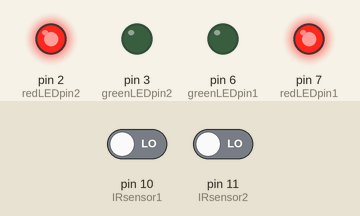
Simulated run of this sketch. Board: Arduino Uno, built with avr-gcc and run on an emulated ATmega328P. Parts: output pins drawn as LEDs (lit = HIGH). The test bench sets the inputs (shaded band); at power-on: pin 10 (IRsensor1) LOW, pin 11 (IRsensor2) LOW.

Above: at 1.2 s.
1.3 s: pin 10 (IRsensor1) driven HIGH
At 2.4 s:
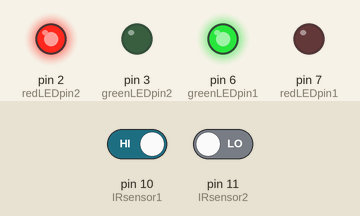
2.8 s: pin 11 (IRsensor2) driven HIGH
At 8.5 s:
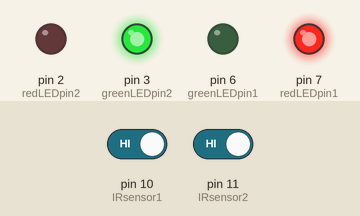
10.3 s: pin 10 (IRsensor1) driven LOW
At 12.0 s:
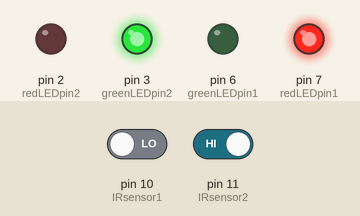
12.3 s: pin 11 (IRsensor2) driven LOW
At 13.1 s:
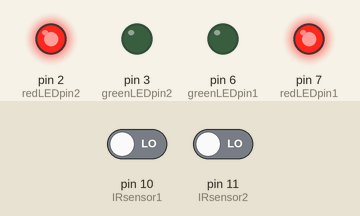
Timing chart, 0 to 14.8 s (numbered marks = the images above; inputs shaded):
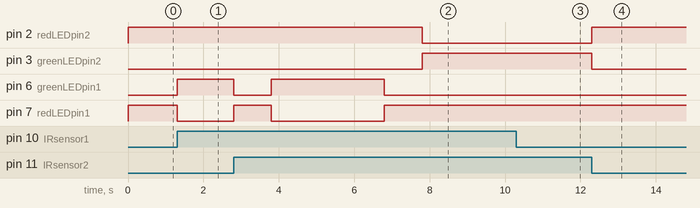

Measured:
- after the input at 1.3 s, pin 6 (greenLEDpin1): LOW → HIGH at once; pin 7 (redLEDpin1): HIGH → LOW at once
- after the input at 2.8 s, pin 2 (redLEDpin2): HIGH → LOW after 5.0 s; pin 3 (greenLEDpin2): LOW → HIGH after 5.0 s; pin 6 (greenLEDpin1): HIGH → LOW at once, → HIGH 1.0 s later, → LOW 3.0 s later; pin 7 (redLEDpin1): LOW → HIGH at once, → LOW 1.0 s later, → HIGH 3.0 s later
- after the input at 10.3 s, pin 2 (redLEDpin2): stays LOW (without the input it goes to HIGH after 0.50 s); pin 3 (greenLEDpin2): stays HIGH (without the input it goes to LOW after 0.50 s); pin 6 (greenLEDpin1): stays LOW (without the input it goes to HIGH after 1.5 s); pin 7 (redLEDpin1): stays HIGH (without the input it goes to LOW after 1.5 s)
- after the input at 12.3 s, pin 2 (redLEDpin2): LOW → HIGH at once; pin 3 (greenLEDpin2): HIGH → LOW at once

The sketch:

LED2.ino
```cpp
int IRsensor1 = 10;
int IRsensor2 = 11;
int redLEDpin1 = 7;
int redLEDpin2 = 2;
int greenLEDpin1 = 6;
int greenLEDpin2 = 3;


void setup() {
  // put your setup code here, to run once:
pinMode(IRsensor1, INPUT);
pinMode(IRsensor2, INPUT);

pinMode(redLEDpin1, OUTPUT);
pinMode(greenLEDpin1, OUTPUT);
pinMode(redLEDpin2, OUTPUT);
pinMode(greenLEDpin2, OUTPUT);
Serial.begin(9600);
}

void loop() {
  // put your main code here, to run repeatedly:

if(digitalRead(IRsensor1)==HIGH and digitalRead(IRsensor2)==HIGH)
{
  digitalWrite(greenLEDpin1, LOW);
  digitalWrite(greenLEDpin2, LOW);
  digitalWrite(redLEDpin1, HIGH);
  digitalWrite(redLEDpin2, HIGH);

  delay(1000);

  digitalWrite(redLEDpin1, LOW);
  digitalWrite(greenLEDpin1, HIGH);
  delay(3000);
  digitalWrite(greenLEDpin1, LOW);
  digitalWrite(redLEDpin1, HIGH);

  digitalWrite(redLEDpin2, HIGH);
  delay(1000);

  digitalWrite(redLEDpin2, LOW);
  digitalWrite(greenLEDpin2, HIGH);
  delay(3000);
  digitalWrite(greenLEDpin2, LOW);
  digitalWrite(redLEDpin2, HIGH);
}

else
{
  if(digitalRead(IRsensor1)==HIGH)
  {
    digitalWrite(greenLEDpin1, HIGH);
    digitalWrite(redLEDpin1, LOW);
  }
  else
  {
    digitalWrite(greenLEDpin1, LOW);
    digitalWrite(redLEDpin1, HIGH);
  }

  if(digitalRead(IRsensor2)==HIGH)
  {
    digitalWrite(greenLEDpin2, HIGH);
    digitalWrite(redLEDpin2, LOW);
  }
  else
  {
    digitalWrite(redLEDpin2, HIGH);
    digitalWrite(greenLEDpin2, LOW);
  }

}
}
```
